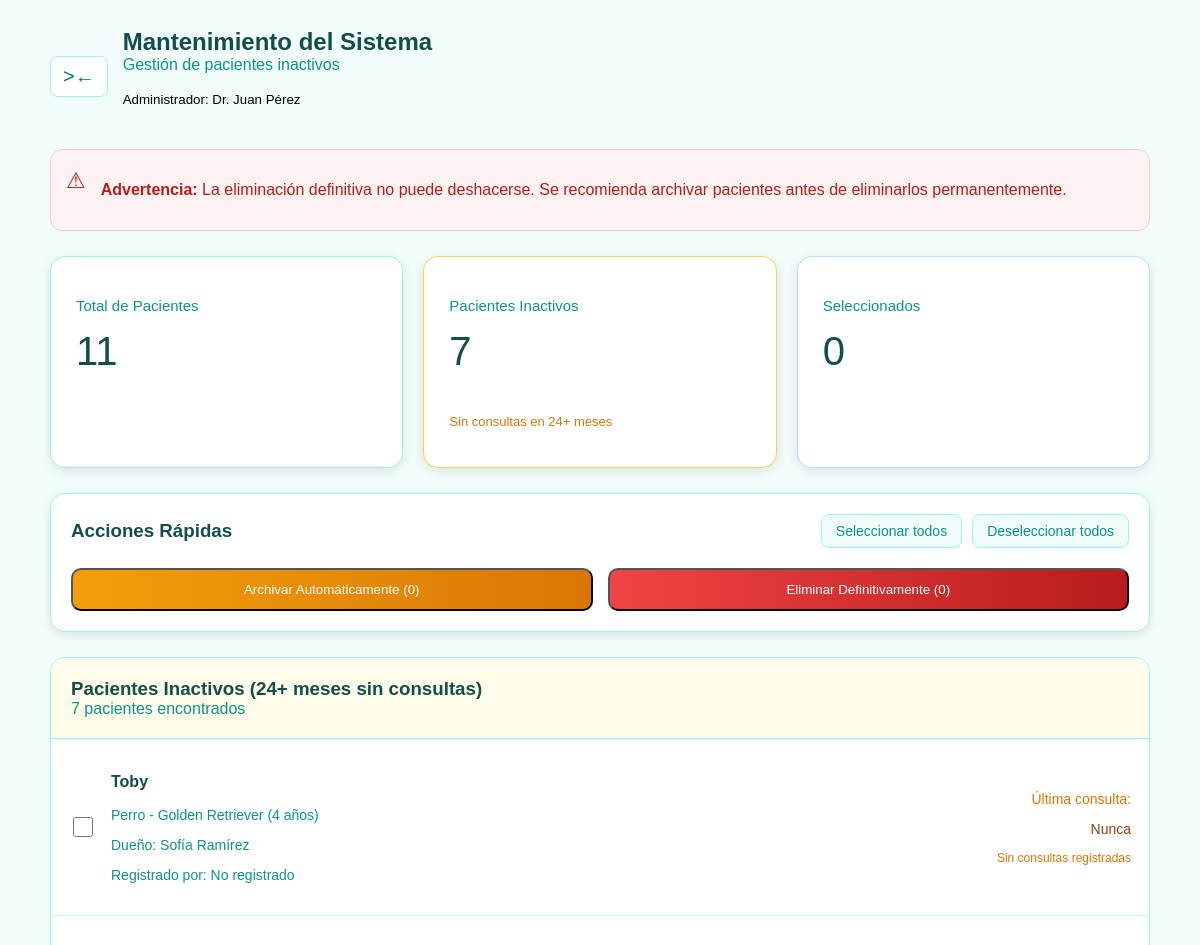
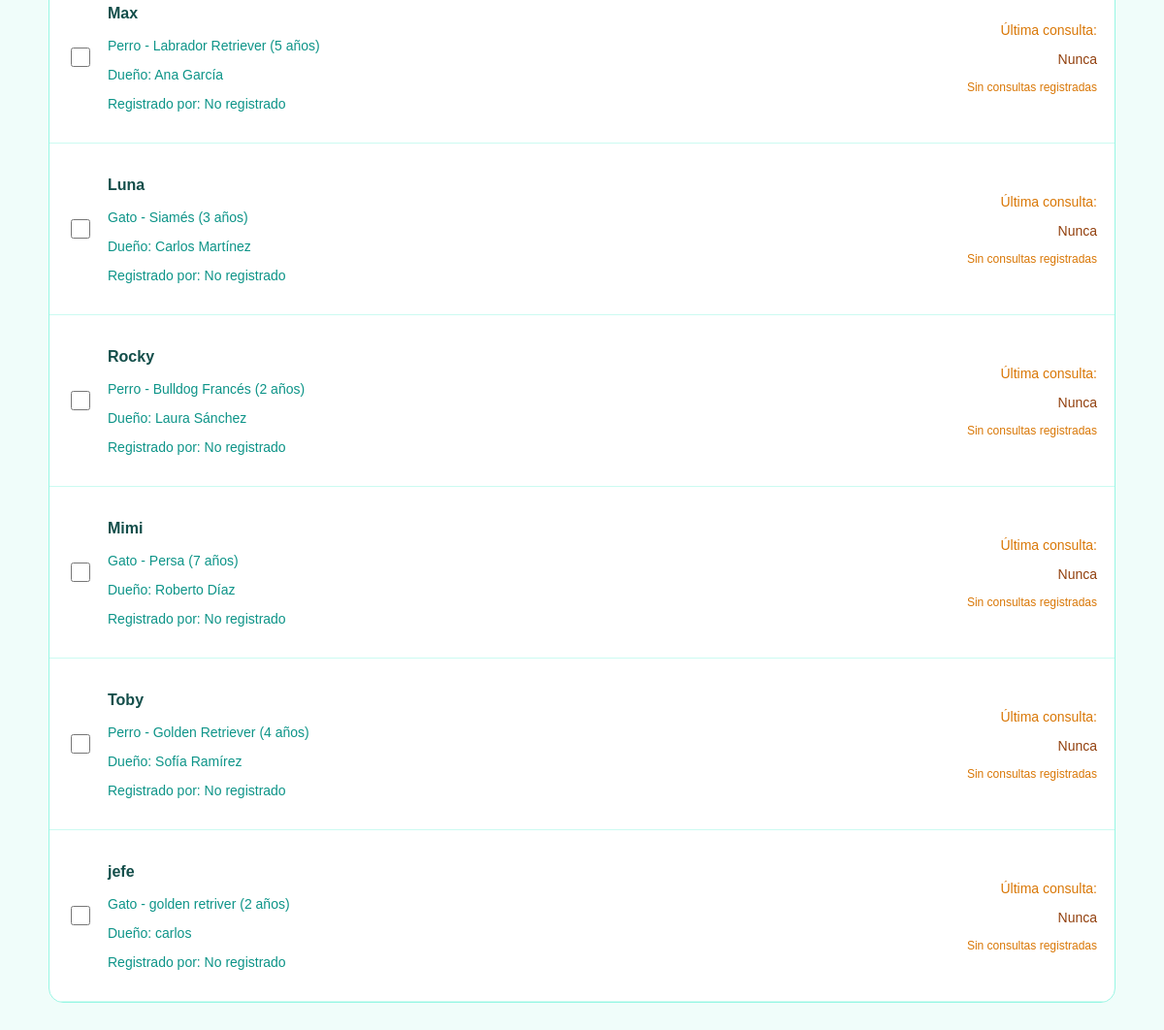
Page /system-maintenance (signed in) on the earlier database version (2 pictures, top to bottom).
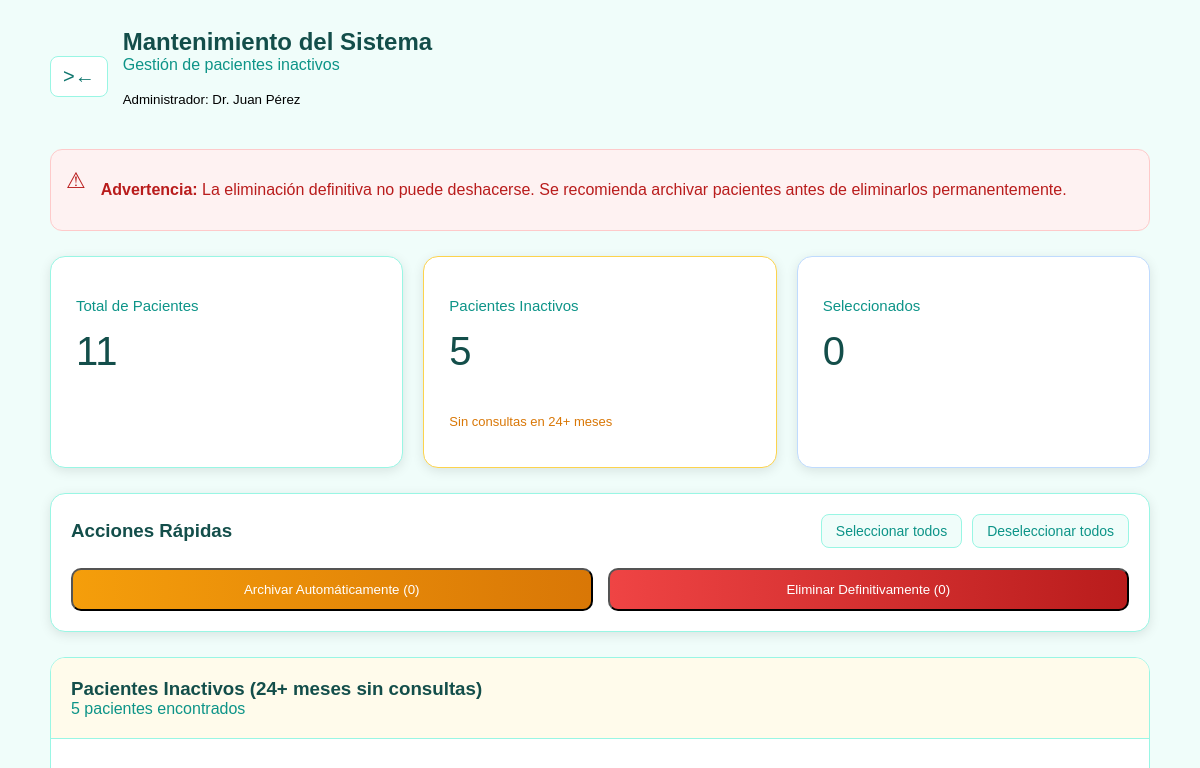
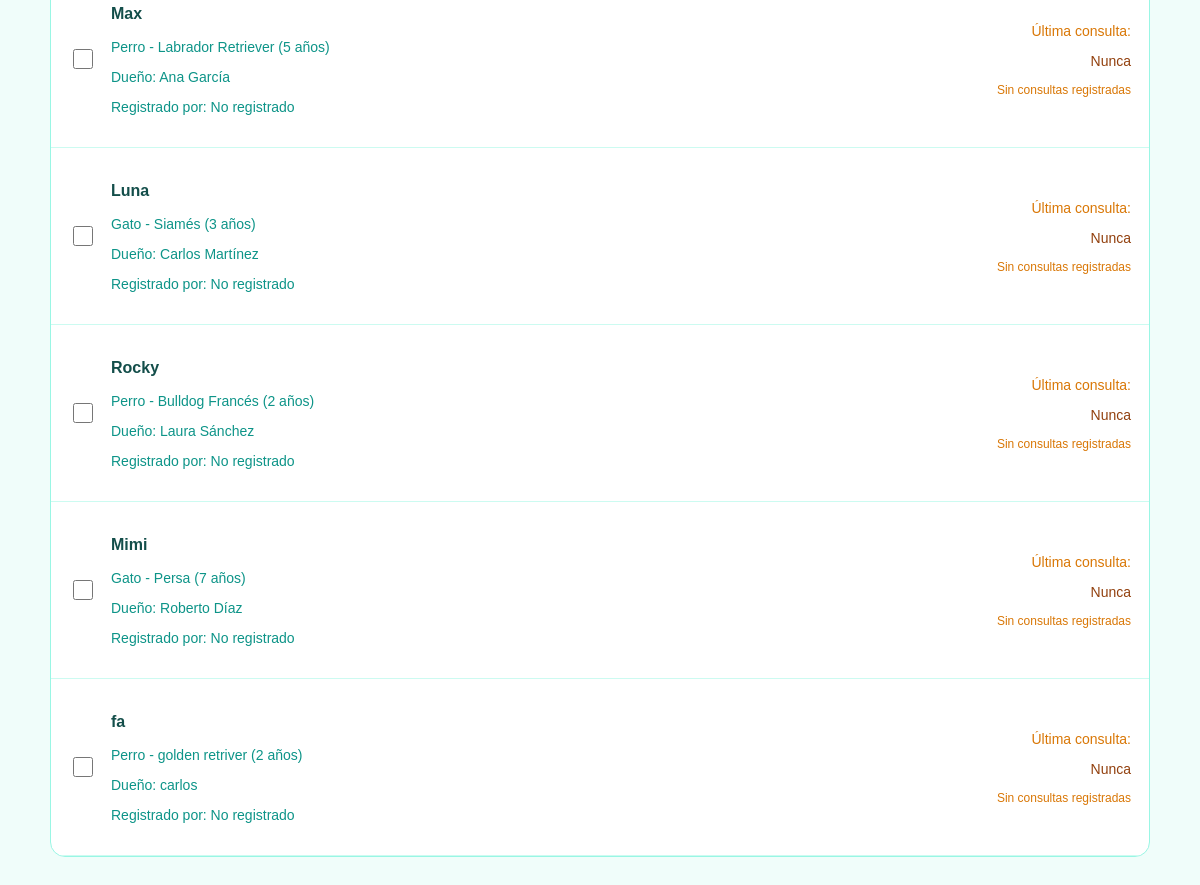
Same page on the later database version (2 pictures, top to bottom).
### tables this page shows
CREATE TABLE pacientes (
            id INTEGER PRIMARY KEY AUTOINCREMENT,
            nombre TEXT NOT NULL,
            especie TEXT NOT NULL,
            raza TEXT,
            edad INTEGER,
            peso REAL,
            color TEXT,
            sexo TEXT CHECK(sexo IN ('M', 'F')),
            nombre_dueno TEXT NOT NULL,
            telefono_dueno TEXT NOT NULL,
            email_dueno TEXT,
            direccion_dueno TEXT,
            fecha_registro TIMESTAMP DEFAULT CURRENT_TIMESTAMP,
            notas TEXT
        );

### calc_app.py (the view)
@app.route('/system-maintenance')
def system_maintenance():
    if 'user_id' not in session or session.get('rol') != 'admin':
        flash('Acceso denegado. Solo administradores', 'error')
        return redirect(url_for('login'))
    try:
        conn = get_db_connection()
        cursor = conn.cursor()
        cursor.execute('SELECT COUNT(*) as total FROM pacientes')
        total_pacientes = cursor.fetchone()['total']
        cursor.execute('''
            SELECT p.*, MAX(c.fecha_consulta) as ultima_consulta,
                   julianday('now') - julianday(MAX(c.fecha_consulta)) as dias_inactivo
            FROM pacientes p
            LEFT JOIN consultas c ON p.id = c.paciente_id
            GROUP BY p.id
            HAVING ultima_consulta IS NULL
                   OR (julianday('now') - julianday(ultima_consulta)) > 730
            ORDER BY dias_inactivo DESC
        ''')
        pacientes_inactivos_data = cursor.fetchall()
        pacientes_inactivos = [dict(p) for p in pacientes_inactivos_data]
        inactivos_count = len(pacientes_inactivos)
        cursor.execute("SELECT id, nombre FROM usuarios WHERE rol = 'doctor'")
        doctores = cursor.fetchall()
        doctores_dict = {d['id']: d['nombre'] for d in doctores}
        for paciente in pacientes_inactivos:
            cursor.execute('''
                SELECT c.doctor_id, u.nombre as doctor_nombre
                FROM consultas c
                JOIN usuarios u ON c.doctor_id = u.id
                WHERE c.paciente_id = ?
                ORDER BY c.fecha_consulta DESC
                LIMIT 1
            ''', (paciente['id'],))
            ultima_consulta = cursor.fetchone()
            if ultima_consulta:
                paciente['doctor_id'] = ultima_consulta['doctor_id']
                paciente['doctor_nombre'] = ultima_consulta['doctor_nombre']
            else:
                paciente['doctor_id'] = None
                paciente['doctor_nombre'] = 'No registrado'
            if paciente.get('ultima_consulta'):
                cursor.execute('''
                    SELECT ROUND((julianday('now') - julianday(?)) / 30.44, 1) as meses
                ''', (paciente['ultima_consulta'],))
                meses_result = cursor.fetchone()
                paciente['meses_inactivo'] = meses_result['meses'] if meses_result else 'N/A'
            else:
                paciente['meses_inactivo'] = 'N/A'
        conn.close()
        return render_template('system-maintenance.html',
                             total_pacientes=total_pacientes,
                             pacientes_inactivos=pacientes_inactivos,
                             inactivos_count=inactivos_count,
                             adminName=session['nombre'])
    except Exception as e:
        print(f"Error en system_maintenance: {e}")
        flash('Error al cargar la página de mantenimiento', 'error')
        return redirect(url_for('admin_dashboard'))

### database.py (called while the page is built)
def get_db_connection():
    conn = sqlite3.connect('clinic.db')
    conn.row_factory = sqlite3.Row
    return conn

### templates/system-maintenance.html (shortened to what the changed rows need)
<!DOCTYPE html>
<html lang="es">
<head>
    <link rel="stylesheet" href="../static/css/system-maintenance.css">
</head>
<body class="page-background">
<div class="container">
    <div class="header">
        <div>
            <h2 class="title">Mantenimiento del Sistema</h2>
        </div>
    </div>
    <div class="stats-grid">
        <div class="stat-card amber">
            <p class="stat-label">Pacientes Inactivos</p>
            <p class="stat-value">{{ inactivos_count }}</p>
            <p class="stat-hint">Sin consultas en 24+ meses</p>
        </div>
    </div>
    <div class="list-box">
        <div class="list-header">
            <h3 class="actions-title">Pacientes Inactivos (24+ meses sin consultas)</h3>
            <p class="subtitle">{{ inactivos_count }} pacientes encontrados</p>
        </div>
        {% if pacientes_inactivos %}
            {% for paciente in pacientes_inactivos %}
            <div class="patient-item">
                <input type="checkbox"
                       class="patient-checkbox"
                       value="{{ paciente.id }}"
                       data-paciente-id="{{ paciente.id }}"
                       onchange="updateSelectionCount()">
                <div class="patient-data">
                    <p class="patient-name">{{ paciente.nombre }}</p>
                    <p class="patient-info">{{ paciente.especie }} - {{ paciente.raza or 'Sin raza' }} ({{ paciente.edad or 'N/A' }} años)</p>
                    <p class="patient-info">Dueño: {{ paciente.nombre_dueno }}</p>
                    <p class="patient-info">Registrado por: {{ paciente.doctor_nombre }}</p>
                </div>
                <div class="patient-consult">
                    <p class="consult-label">Última consulta:</p>
                    <p class="consult-date">
                        {% if paciente.ultima_consulta %}
                            {{ paciente.ultima_consulta[:10] }}
                        {% else %}
                            Nunca
                        {% endif %}
                    </p>
                    <p class="consult-months">
                        {% if paciente.meses_inactivo and paciente.meses_inactivo != 'N/A' %}
                            Hace {{ paciente.meses_inactivo|round|int }} meses
                        {% else %}
                            Sin consultas registradas
                        {% endif %}
                    </p>
                </div>
            </div>
            {% endfor %}
        {% else %}
            <div class="list-empty">
                <div class="empty-icon">✔</div>
                <p class="empty-title">¡Sistema limpio!</p>
                <p class="empty-text">No hay pacientes inactivos en este momento</p>
            </div>
        {% endif %}
    </div>
</div>
</body>
</html>

Differences in the rows shown:
removed pacientes: nombre "Toby", especie "Perro", raza "Golden Retriever", edad "4", nombre_dueno "Sofía Ramírez", doctor_nombre "No registrado"
no longer on this page (row unchanged): pacientes: nombre "Toby", especie "Perro", raza "Golden Retriever", edad "4", nombre_dueno "Sofía Ramírez", doctor_nombre "No registrado"
no longer on this page (row unchanged): pacientes: nombre "jefe", especie "Gato", raza "golden retriver", edad "2", nombre_dueno "carlos", doctor_nombre "No registrado"
added pacientes: nombre "fa", especie "Perro", raza "golden retriver", edad "2", nombre_dueno "carlos", doctor_nombre "No registrado"
Other differences:
{{ inactivos_count }}: "7" → "5"
